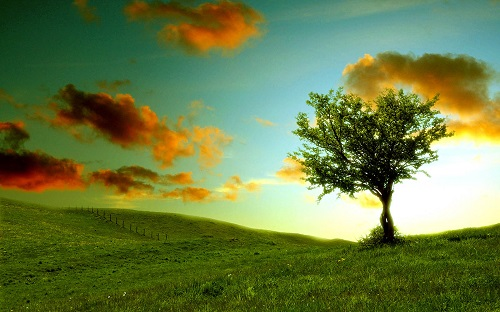
#> input picture gambar1_sm.jpg, 500 x 312 px, found by its file name
$ python 06-22-4.py
#> lines starting #> are read from the running program, lines starting #| are printed output that depends on the picture
## IMAGE SEGMENTATION
import numpy as np
import matplotlib.pyplot as plt
import cv2

image = cv2.imread('gambar1_sm.jpg')
#> image is the input picture: shape (312, 500, 3); mean B, G, R 68.9, 124, 106.3

image = cv2.cvtColor(image, cv2.COLOR_BGR2RGB)
plt.imshow(image)

pixel_vals = image.reshape((-1,3))

pixel_vals = np.float32(pixel_vals)

criteria = (cv2.TERM_CRITERIA_EPS + cv2.TERM_CRITERIA_MAX_ITER, 100, 0.8)

k = 2 # cluster size
retval, labels, centers = cv2.kmeans(pixel_vals, k, None, criteria, 10, cv2.KMEANS_RANDOM_CENTERS)
#> retval = 780127466.8; centers = [[72.31, 84.16, 20.68], [172.7, 202, 163.3]]

centers = np.uint8(centers)
#> centers = [[72, 84, 20], [172, 201, 163]]
segmented_data = centers[labels.flatten()]

segmented_image = segmented_data.reshape((image.shape))
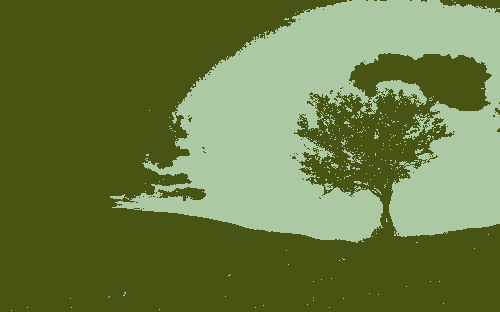
#> segmented_image: shape (312, 500, 3); mean R, G, B 105.8, 123.6, 68.4
plt.imshow(segmented_image)
plt.show()
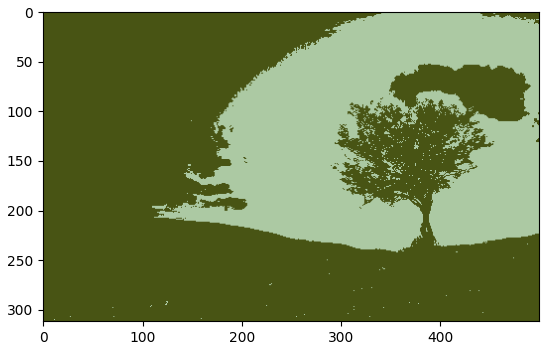
#> figure drawn by matplotlib, 1 panel

$ run again, with gambar2.jpg copied over gambar1_sm.jpg
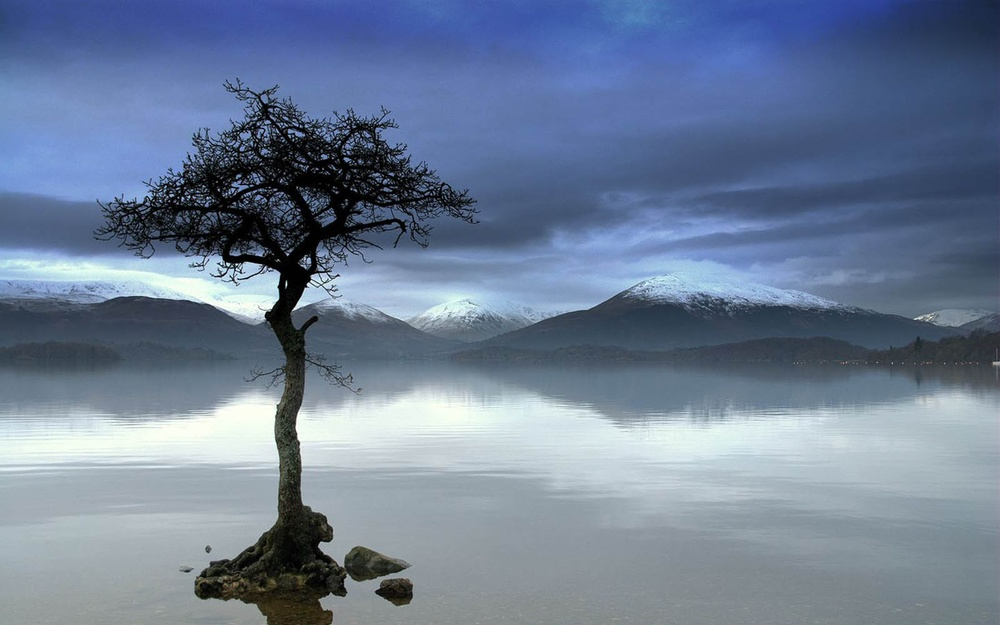
#> input picture gambar2.jpg, 1000 x 625 px, shrunk from 1600 x 1000 before the run, found by its file name
#> image is the input picture: shape (625, 1000, 3); mean B, G, R 150.9, 126.5, 110.3
#> `retval, labels, centers = cv2.kmeans(pixel_vals, k, None, criteria, 10..`: retval = 2.2e+09; centers = [[158.4, 173.8, 188.8], [69.62, 86.53, 119]]
#> `centers = np.uint8(centers)`: centers = [[158, 173, 188], [69, 86, 118]]
#> `segmented_image = segmented_data.reshape((image.shape))`:
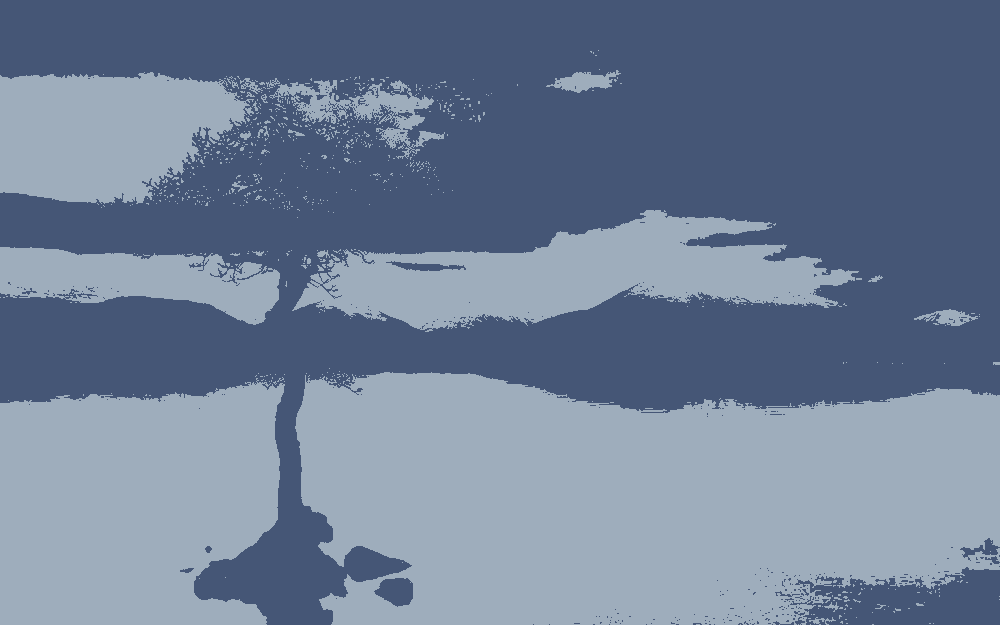
#> segmented_image: shape (625, 1000, 3); mean R, G, B 109.7, 125.8, 150
#> `plt.show()`:
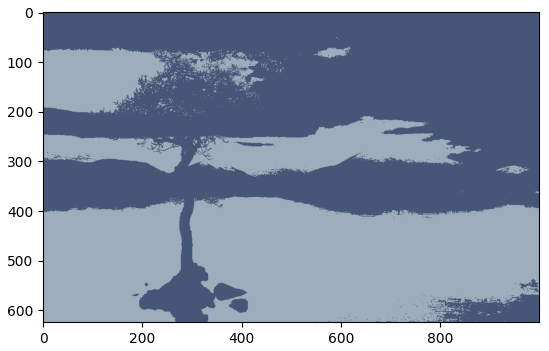
#> figure drawn by matplotlib, 1 panel
